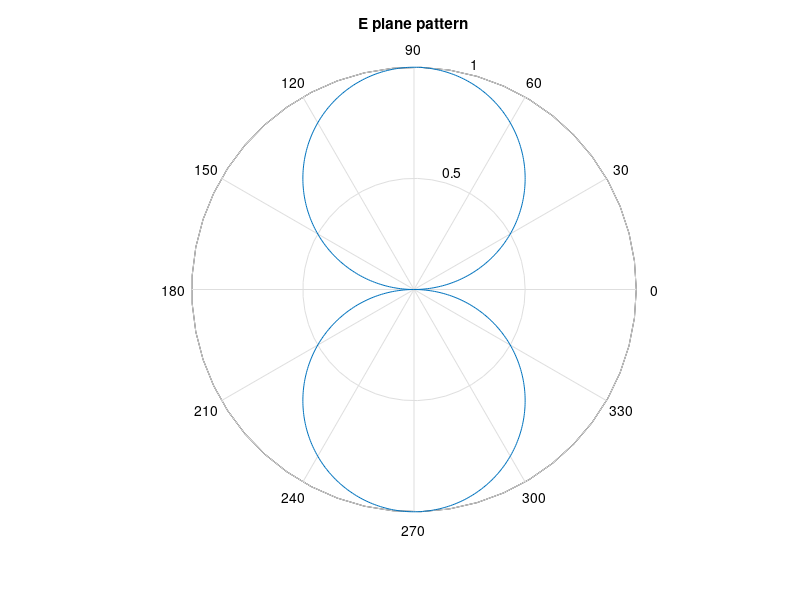
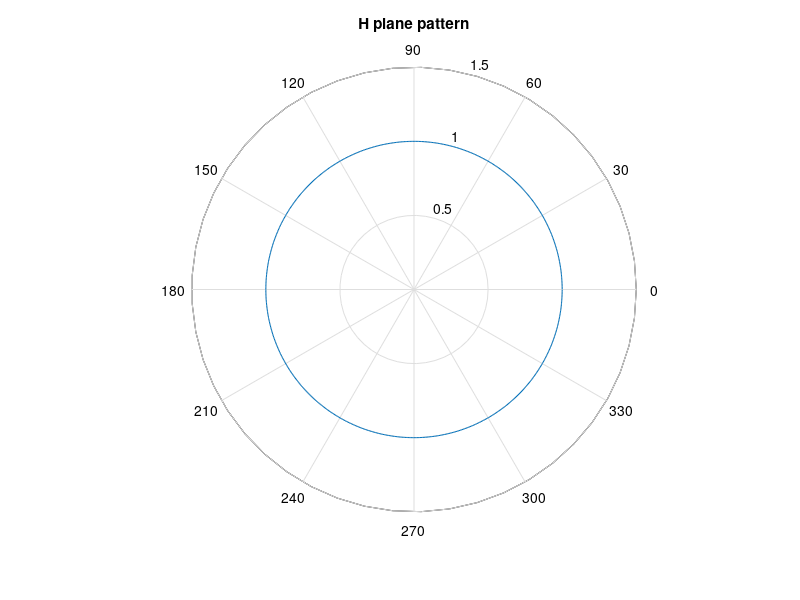
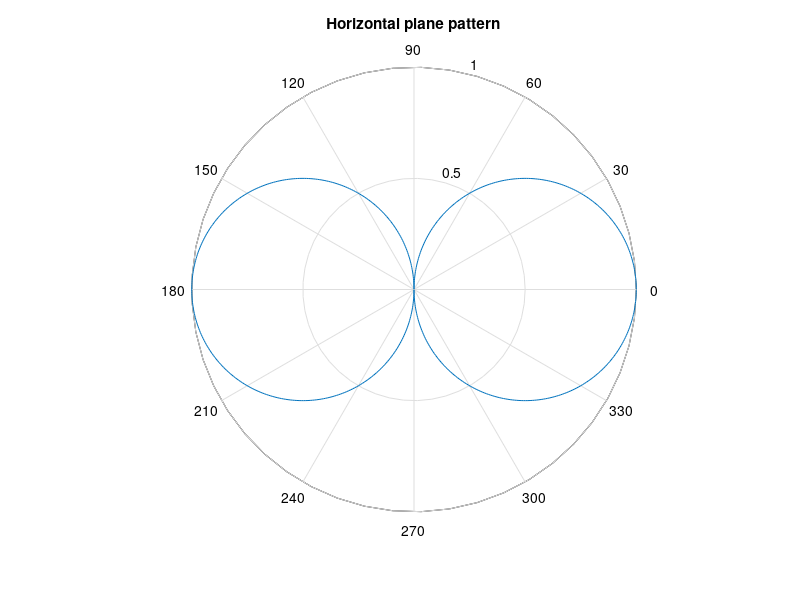

The MATLAB source for these figures, in order:
clc;
clear all;
close all;

t=0:0.01:2*3.14;
figure(1)
polar(t,abs(sin(t)))
title('E plane pattern')

z=0:0.01:2*3.14;
figure(2)
polar(z,cos(z).^2+sin(z).^2)
title('H plane pattern')

x=0:0.01:2*3.14;
figure(3)
polar(x,abs(cos(x)))
title('Horizontal plane pattern')
 